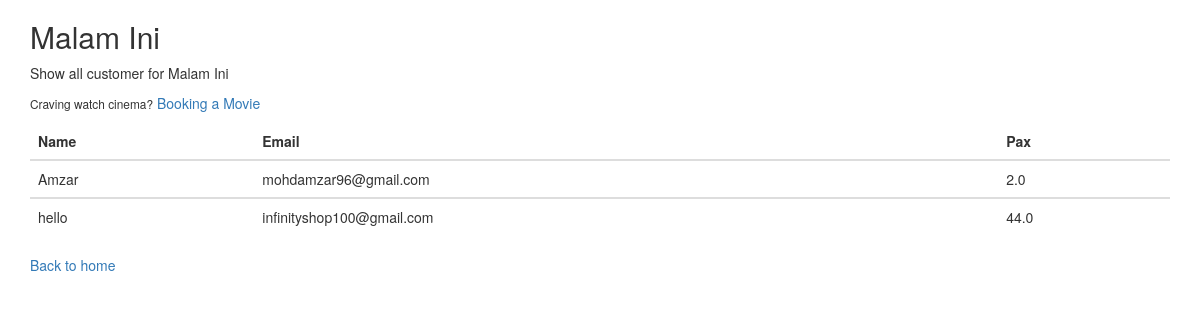
Page /customer_booking/3/ (signed in) on the committed database.
### booking/models.py (models this page shows, shortened)
class Movie(models.Model):
    title = models.CharField("Movie Title", max_length=200)
    price = models.FloatField("Price (RM)", default="0")
    show_date = models.DateTimeField("Movie Date")

class BookingMovie(models.Model):
    movie_id = models.ForeignKey(
        Movie, related_name="movie_name", on_delete=models.CASCADE
    )
    pax = models.FloatField("Pax")
    name = models.CharField("Customer Name", max_length=200)
    email = models.CharField("Customer Email", max_length=200)

### booking/views.py (the view)
# urls.py: path("customer_booking/<int:movie_id>/", views.detail, name="details"),
@login_required
def detail(request, movie_id):
    try:
        movie = Movie.objects.get(pk=movie_id)
        customer = BookingMovie.objects.filter(movie_id=movie_id).all()
    except Exception as e:
        raise Http404("Movie does not exist, error : {}".format(e))
    return render(
        request, "booking/details.html", {"customer": customer, "movie": movie}
    )

### booking/templates/booking/details.html (shortened to what this page needs)
<!DOCTYPE html>
<html lang="en">
<head>
    <link rel="stylesheet" href="https://maxcdn.bootstrapcdn.com/bootstrap/3.4.1/css/bootstrap.min.css">
</head>
<body>
    <div class="container">
        <h2>{{ movie.title }}</h2>
        {% if customer %}
        <p>Show all customer for {{ movie.title }}</p>
        <p><small>Craving watch cinema?</small>
            <a href="{% url 'booking:new_booking' %}">Booking a Movie</a></p>
        <table class="table">
            <thead>
                <tr>
                    <th>Name</th>
                    <th>Email</th>
                    <th>Pax</th>
                </tr>
            </thead>
            {% for item in customer %}
            <tbody>
                <tr>
                    <td>{{ item.name }}</td>
                    <td>{{ item.email }}</td>
                    <td>{{ item.pax }}</td>
                    {% endfor %}
                </tr>
            </tbody>
        </table>
        {% else %}
        <p>No customer for this movie</p>
        {% endif %}
        <p><a href="{% url 'booking:index' %}">Back to home</a></p>
    </div>
</body>
</html>

### rows in the picture
Movie: title "Malam Ini"
BookingMovie: name "Amzar", email "mohdamzar96@gmail.com", pax "2.0"
BookingMovie: name "hello", email "infinityshop100@gmail.com", pax "44.0"
